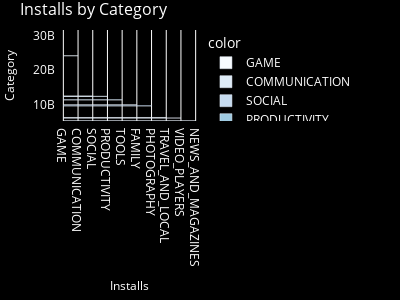

Notebook source saved alongside this figure:
### Code cell
#Figure 4
installs_by_category=apps_df.groupby('Category')['Installs'].sum().nlargest(10)
fig4=px.bar(
    x=installs_by_category.index,
    y=installs_by_category.values,
    orientation='h',
    labels={'x':'Installs','y':'Category'},
    title='Installs by Category',
    color=installs_by_category.index,
    color_discrete_sequence=px.colors.sequential.Blues,
    width=400,
    height=300
)
fig4.update_layout(
    plot_bgcolor='black',
    paper_bgcolor='black',
    font_color='white',
    title_font={'size':16},
    xaxis=dict(title_font={'size':12}),
    yaxis=dict(title_font={'size':12}),
    margin=dict(l=10,r=10,t=30,b=10)
)
fig4.show()

### Figure 1 — Plotly figure (JSON) as saved in the notebook; plotly's stock layout.template omitted (floating-point values rounded to 4 significant figures)
{"data": [{"hovertemplate": "color=GAME<br>Installs=%{x}<br>Category=%{y}<extra></extra>", "legendgroup": "GAME", "marker": {"color": "rgb(247,251,255)", "pattern": {"shape": ""}}, "name": "GAME", "orientation": "h", "showlegend": true, "textposition": "auto", "type": "bar", "x": ["GAME"], "xaxis": "x", "y": [31543862717], "yaxis": "y"}, {"hovertemplate": "color=COMMUNICATION<br>Installs=%{x}<br>Category=%{y}<extra></extra>", "legendgroup": "COMMUNICATION", "marker": {"color": "rgb(222,235,247)", "pattern": {"shape": ""}}, "name": "COMMUNICATION", "orientation": "h", "showlegend": true, "textposition": "auto", "type": "bar", "x": ["COMMUNICATION"], "xaxis": "x", "y": [24152241530], "yaxis": "y"}, {"hovertemplate": "color=SOCIAL<br>Installs=%{x}<br>Category=%{y}<extra></extra>", "legendgroup": "SOCIAL", "marker": {"color": "rgb(198,219,239)", "pattern": {"shape": ""}}, "name": "SOCIAL", "orientation": "h", "showlegend": true, "textposition": "auto", "type": "bar", "x": ["SOCIAL"], "xaxis": "x", "y": [12513841475], "yaxis": "y"}, {"hovertemplate": "color=PRODUCTIVITY<br>Installs=%{x}<br>Category=%{y}<extra></extra>", "legendgroup": "PRODUCTIVITY", "marker": {"color": "rgb(158,202,225)", "pattern": {"shape": ""}}, "name": "PRODUCTIVITY", "orientation": "h", "showlegend": true, "textposition": "auto", "type": "bar", "x": ["PRODUCTIVITY"], "xaxis": "x", "y": [12463070180], "yaxis": "y"}, {"hovertemplate": "color=TOOLS<br>Installs=%{x}<br>Category=%{y}<extra></extra>", "legendgroup": "TOOLS", "marker": {"color": "rgb(107,174,214)", "pattern": {"shape": ""}}, "name": "TOOLS", "orientation": "h", "showlegend": true, "textposition": "auto", "type": "bar", "x": ["TOOLS"], "xaxis": "x", "y": [11450724500], "yaxis": "y"}, {"hovertemplate": "color=FAMILY<br>Installs=%{x}<br>Category=%{y}<extra></extra>", "legendgroup": "FAMILY", "marker": {"color": "rgb(66,146,198)", "pattern": {"shape": ""}}, "name": "FAMILY", "orientation": "h", "showlegend": true, "textposition": "auto", "type": "bar", "x": ["FAMILY"], "xaxis": "x", "y": [10041130590], "yaxis": "y"}, {"hovertemplate": "color=PHOTOGRAPHY<br>Installs=%{x}<br>Category=%{y}<extra></extra>", "legendgroup": "PHOTOGRAPHY", "marker": {"color": "rgb(33,113,181)", "pattern": {"shape": ""}}, "name": "PHOTOGRAPHY", "orientation": "h", "showlegend": true, "textposition": "auto", "type": "bar", "x": ["PHOTOGRAPHY"], "xaxis": "x", "y": [9721243130], "yaxis": "y"}, {"hovertemplate": "color=TRAVEL_AND_LOCAL<br>Installs=%{x}<br>Category=%{y}<extra></extra>", "legendgroup": "TRAVEL_AND_LOCAL", "marker": {"color": "rgb(8,81,156)", "pattern": {"shape": ""}}, "name": "TRAVEL_AND_LOCAL", "orientation": "h", "showlegend": true, "textposition": "auto", "type": "bar", "x": ["TRAVEL_AND_LOCAL"], "xaxis": "x", "y": [6361859300], "yaxis": "y"}, {"hovertemplate": "color=VIDEO_PLAYERS<br>Installs=%{x}<br>Category=%{y}<extra></extra>", "legendgroup": "VIDEO_PLAYERS", "marker": {"color": "rgb(8,48,107)", "pattern": {"shape": ""}}, "name": "VIDEO_PLAYERS", "orientation": "h", "showlegend": true, "textposition": "auto", "type": "bar", "x": ["VIDEO_PLAYERS"], "xaxis": "x", "y": [6221897200], "yaxis": "y"}, {"hovertemplate": "color=NEWS_AND_MAGAZINES<br>Installs=%{x}<br>Category=%{y}<extra></extra>", "legendgroup": "NEWS_AND_MAGAZINES", "marker": {"color": "rgb(247,251,255)", "pattern": {"shape": ""}}, "name": "NEWS_AND_MAGAZINES", "orientation": "h", "showlegend": true, "textposition": "auto", "type": "bar", "x": ["NEWS_AND_MAGAZINES"], "xaxis": "x", "y": [5393110650], "yaxis": "y"}], "layout": {"barmode": "relative", "font": {"color": "white"}, "height": 300, "legend": {"title": {"text": "color"}, "tracegroupgap": 0}, "margin": {"b": 10, "l": 10, "r": 10, "t": 30}, "paper_bgcolor": "black", "plot_bgcolor": "black", "title": {"font": {"size": 16}, "text": "Installs by Category"}, "width": 400, "xaxis": {"anchor": "y", "domain": [0, 1], "title": {"font": {"size": 12}, "text": "Installs"}}, "yaxis": {"anchor": "x", "domain": [0, 1], "title": {"font": {"size": 12}, "text": "Category"}}}}
